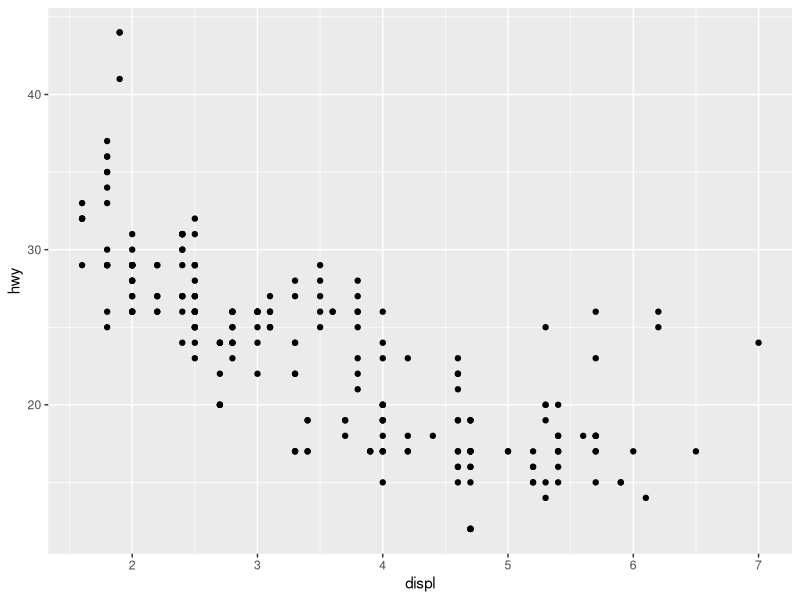
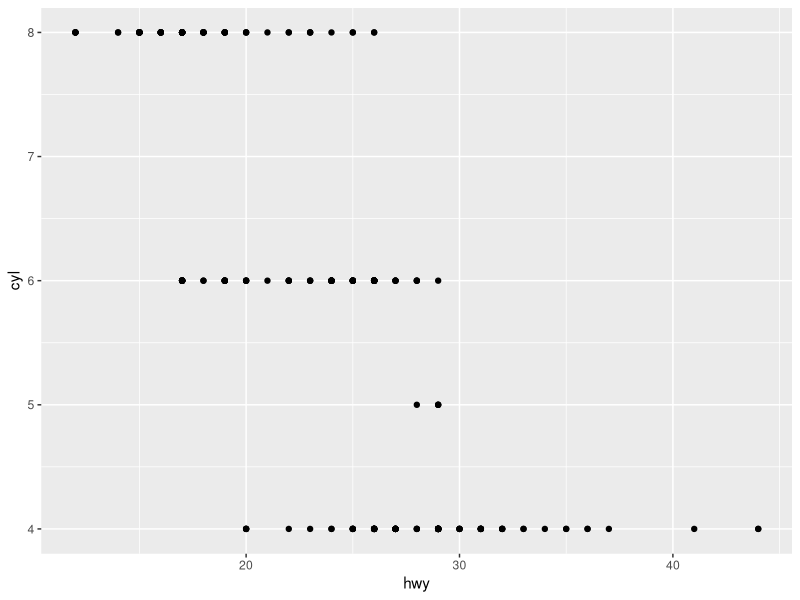
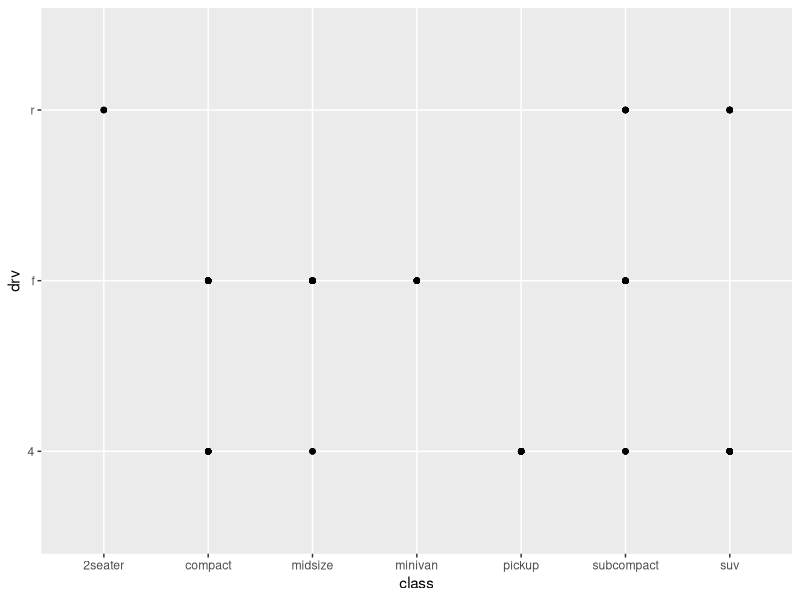
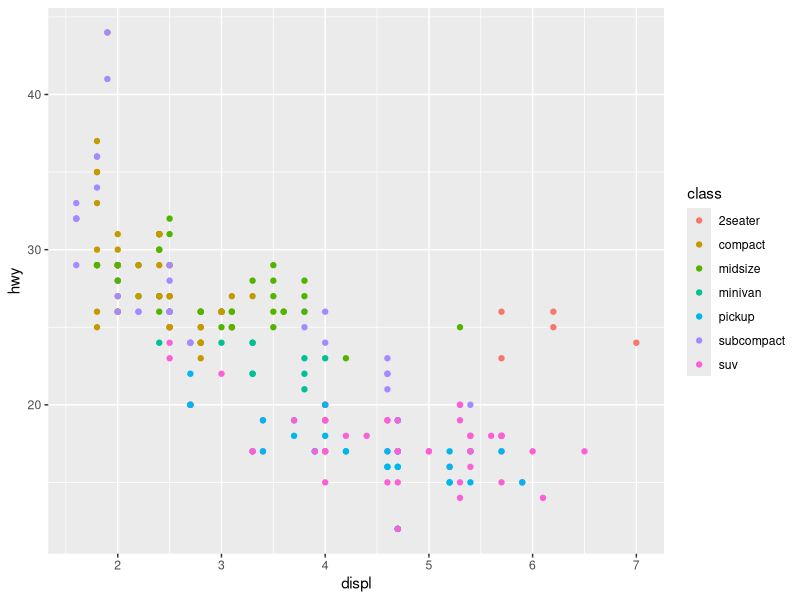
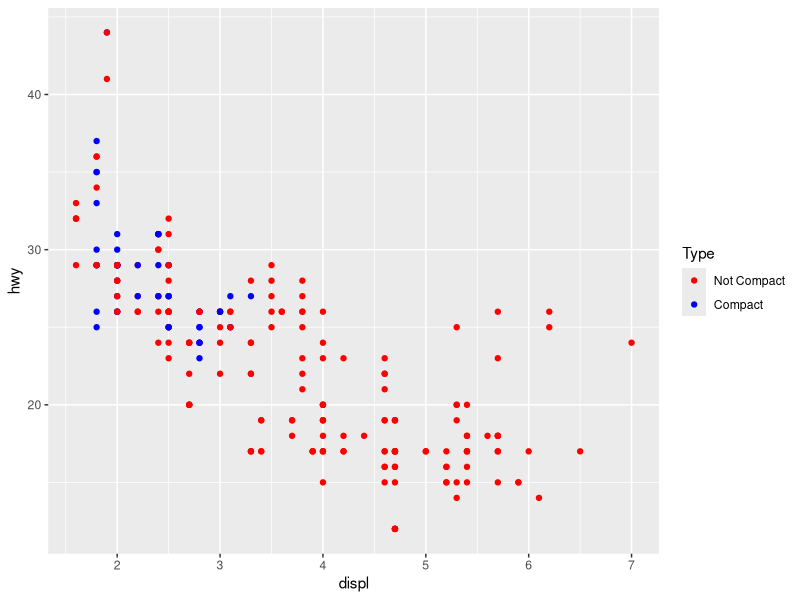
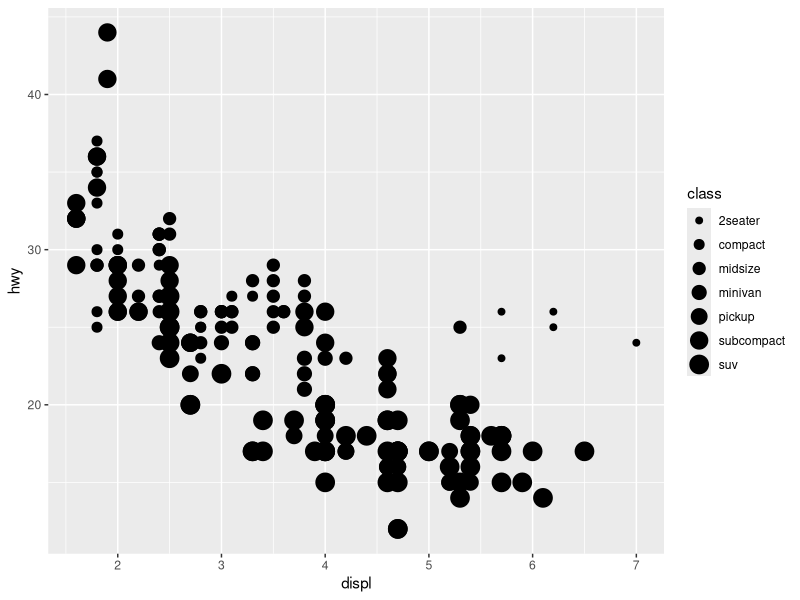
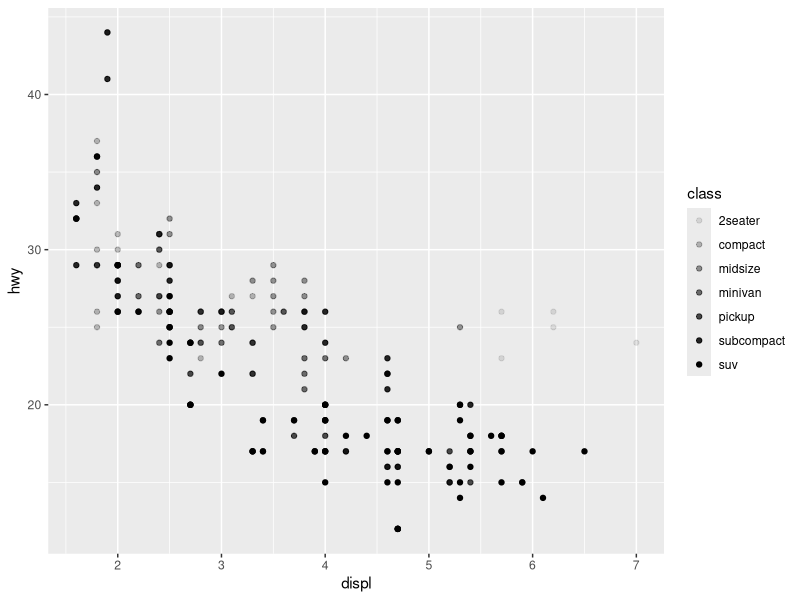
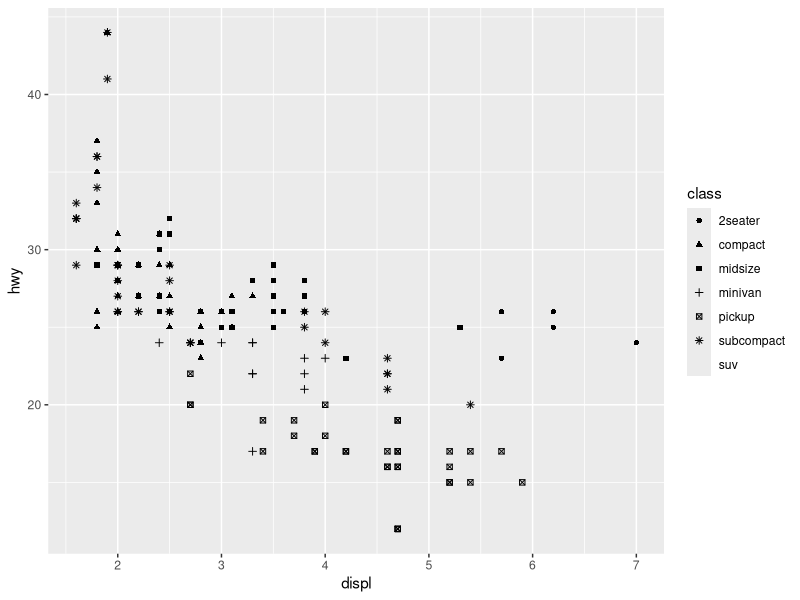

These figures' R source, in order:
## ---- chunk 1
knitr::opts_chunk$set(echo = TRUE)
## ---- chunk 2
library(tidyverse)
## ---- chunk 3
mpg<-mpg
?mpg
str(mpg)
mpg
## ---- chunk 4
ggplot(data = mpg) + 
  geom_point(mapping = aes(x = displ, y = hwy))
## ---- chunk 5
ggplot(data = mpg) + 
  geom_point(mapping = aes(x = hwy, y = cyl))
## ---- chunk 6
ggplot(data = mpg) + 
  geom_point(mapping = aes(x = class, y = drv))
## ---- chunk 7
ggplot(data = mpg) + 
  geom_point(mapping = aes(x = displ, y = hwy, color=class))

ggplot(data = mpg) + 
  geom_point(mapping = aes(x = displ, y = hwy, color=class=="compact"))+
  #theme(legend.position = "none")
  labs(color="Type")+
  scale_color_manual(labels=c("Not Compact", "Compact"), values= c("red", "blue"))
## ---- chunk 8
ggplot(data = mpg) + 
  geom_point(mapping = aes(x = displ, y = hwy, size=class))

ggplot(data = mpg) + 
  geom_point(mapping = aes(x = displ, y = hwy, alpha=class))

ggplot(data = mpg) + 
  geom_point(mapping = aes(x = displ, y = hwy, shape=class))

ggplot(data = mpg) + 
  geom_point(mapping = aes(x = displ, y = hwy), color="blue")
## ---- chunk 9
ggplot(data = mpg) + 
  geom_point(mapping = aes(x = displ, y = hwy)) +
  facet_wrap(~ class, nrow=2)
## ---- chunk 10
ggplot(data = mpg) + 
  geom_point(mapping = aes(x = displ, y = hwy)) +
  facet_grid(drv~cyl)

ggplot(data = mpg) + 
  geom_point(mapping = aes(x = displ, y = hwy)) +
  facet_grid(.~cyl)
## ---- chunk 11
ggplot(data = mpg) + 
  geom_point(mapping = aes(x = drv, y = cyl))

ggplot(data = mpg) + 
  geom_point(mapping = aes(x = displ, y = hwy)) +
  facet_grid(drv~.)

ggplot(data = mpg) + 
  geom_point(mapping = aes(x = displ, y = hwy)) +
  facet_grid(.~cyl)

ggplot(data = mpg) + 
  geom_point(mapping = aes(x = displ, y = hwy)) +
  facet_grid(.~class)

ggplot(data = mpg) + 
  geom_point(mapping = aes(x = displ, y = hwy)) +
  facet_wrap(~ class, nrow=2, scales="free")

ggplot(data = mpg) + 
  geom_point(mapping = aes(x = displ, y = hwy)) +
  facet_wrap(~ cyl+drv, nrow=2)
